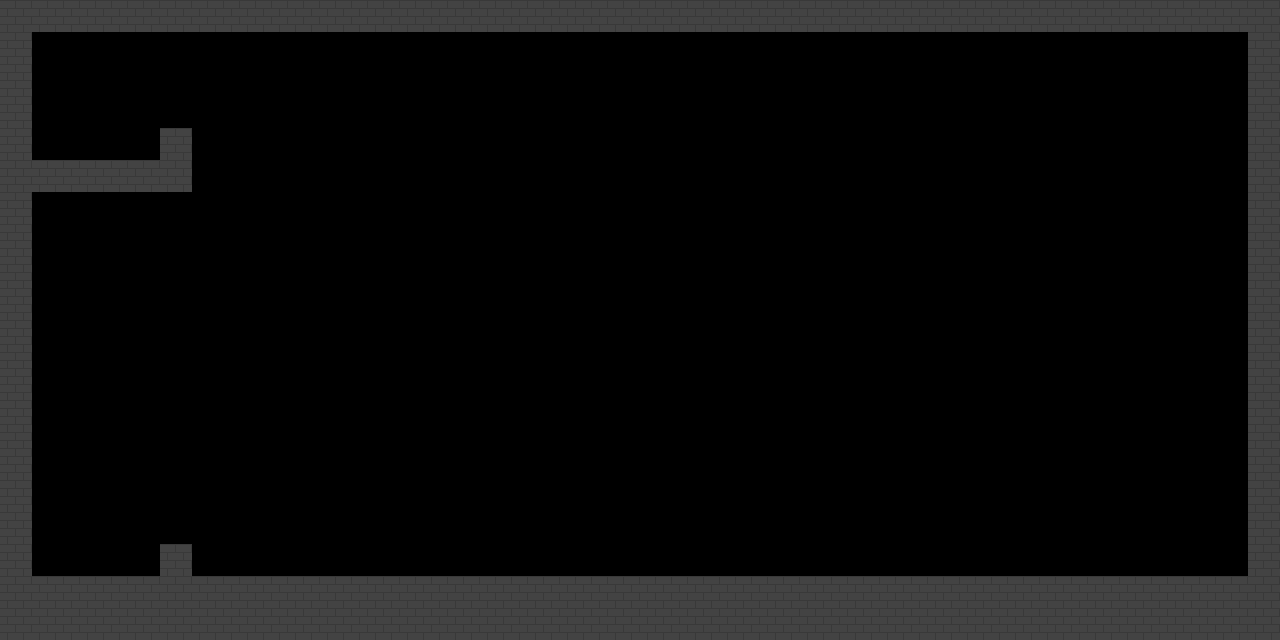

A 2D game scene composited from a Tiled map and its tileset images. What follows is a short description and the map's XML, with every tile layer's data as written:
An orthogonal 40x20 tile map with 32x32 px tiles, 1 tile layer (Environment) and 7 objects (2x zone, spawn_player, spawn_enemy0, pickup_ammobox, light, ...).

<map version="1.10" tiledversion="1.10.2" orientation="orthogonal" renderorder="right-down" width="40" height="20" tilewidth="32" tileheight="32" infinite="0" nextlayerid="4" nextobjectid="9">
 <tileset firstgid="1" source="tileset.tsx" />
 <layer id="2" name="Environment" width="40" height="20">
  <data encoding="csv">
4,4,4,4,4,4,4,4,4,4,4,4,4,4,4,4,4,4,4,4,4,4,4,4,4,4,4,4,4,4,4,4,4,4,4,4,4,4,4,4,
4,0,0,0,0,0,0,0,0,0,0,0,0,0,0,0,0,0,0,0,0,0,0,0,0,0,0,0,0,0,0,0,0,0,0,0,0,0,0,4,
4,0,0,0,0,0,0,0,0,0,0,0,0,0,0,0,0,0,0,0,0,0,0,0,0,0,0,0,0,0,0,0,0,0,0,0,0,0,0,4,
4,0,0,0,0,0,0,0,0,0,0,0,0,0,0,0,0,0,0,0,0,0,0,0,0,0,0,0,0,0,0,0,0,0,0,0,0,0,0,4,
4,0,0,0,0,4,0,0,0,0,0,0,0,0,0,0,0,0,0,0,0,0,0,0,0,0,0,0,0,0,0,0,0,0,0,0,0,0,0,4,
4,4,4,4,4,4,0,0,0,0,0,0,0,0,0,0,0,0,0,0,0,0,0,0,0,0,0,0,0,0,0,0,0,0,0,0,0,0,0,4,
4,0,0,0,0,0,0,0,0,0,0,0,0,0,0,0,0,0,0,0,0,0,0,0,0,0,0,0,0,0,0,0,0,0,0,0,0,0,0,4,
4,0,0,0,0,0,0,0,0,0,0,0,0,0,0,0,0,0,0,0,0,0,0,0,0,0,0,0,0,0,0,0,0,0,0,0,0,0,0,4,
4,0,0,0,0,0,0,0,0,0,0,0,0,0,0,0,0,0,0,0,0,0,0,0,0,0,0,0,0,0,0,0,0,0,0,0,0,0,0,4,
4,0,0,0,0,0,0,0,0,0,0,0,0,0,0,0,0,0,0,0,0,0,0,0,0,0,0,0,0,0,0,0,0,0,0,0,0,0,0,4,
4,0,0,0,0,0,0,0,0,0,0,0,0,0,0,0,0,0,0,0,0,0,0,0,0,0,0,0,0,0,0,0,0,0,0,0,0,0,0,4,
4,0,0,0,0,0,0,0,0,0,0,0,0,0,0,0,0,0,0,0,0,0,0,0,0,0,0,0,0,0,0,0,0,0,0,0,0,0,0,4,
4,0,0,0,0,0,0,0,0,0,0,0,0,0,0,0,0,0,0,0,0,0,0,0,0,0,0,0,0,0,0,0,0,0,0,0,0,0,0,4,
4,0,0,0,0,0,0,0,0,0,0,0,0,0,0,0,0,0,0,0,0,0,0,0,0,0,0,0,0,0,0,0,0,0,0,0,0,0,0,4,
4,0,0,0,0,0,0,0,0,0,0,0,0,0,0,0,0,0,0,0,0,0,0,0,0,0,0,0,0,0,0,0,0,0,0,0,0,0,0,4,
4,0,0,0,0,0,0,0,0,0,0,0,0,0,0,0,0,0,0,0,0,0,0,0,0,0,0,0,0,0,0,0,0,0,0,0,0,0,0,4,
4,0,0,0,0,0,0,0,0,0,0,0,0,0,0,0,0,0,0,0,0,0,0,0,0,0,0,0,0,0,0,0,0,0,0,0,0,0,0,4,
4,0,0,0,0,4,0,0,0,0,0,0,0,0,0,0,0,0,0,0,0,0,0,0,0,0,0,0,0,0,0,0,0,0,0,0,0,0,0,4,
4,4,4,4,4,4,4,4,4,4,4,4,4,4,4,4,4,4,4,4,4,4,4,4,4,4,4,4,4,4,4,4,4,4,4,4,4,4,4,4,
4,4,4,4,4,4,4,4,4,4,4,4,4,4,4,4,4,4,4,4,4,4,4,4,4,4,4,4,4,4,4,4,4,4,4,4,4,4,4,4
</data>
 </layer>
 <objectgroup id="3" name="Object layer">
  <object id="1" name="spawn_player" x="96" y="144">
   <point />
  </object>
  <object id="2" name="spawn_enemy0" x="96" y="560">
   <point />
  </object>
  <object id="3" name="zone" x="1160" y="504" width="88" height="72">
   <properties>
    <property name="exit" value="" />
   </properties>
  </object>
  <object id="5" name="pickup_ammobox" x="144" y="144">
   <point />
  </object>
  <object id="6" name="light" x="208" y="112">
   <properties>
    <property name="color" type="color" value="#ffa440a7" />
    <property name="radius" type="int" value="100" />
   </properties>
   <point />
  </object>
  <object id="7" name="action" x="176" y="592">
   <properties>
    <property name="destroy" value="" />
   </properties>
   <point />
  </object>
  <object id="8" name="zone" x="192" y="544" width="32" height="32">
   <properties>
    <property name="action" type="object" value="7" />
    <property name="key" value="red" />
   </properties>
  </object>
 </objectgroup>
</map>
